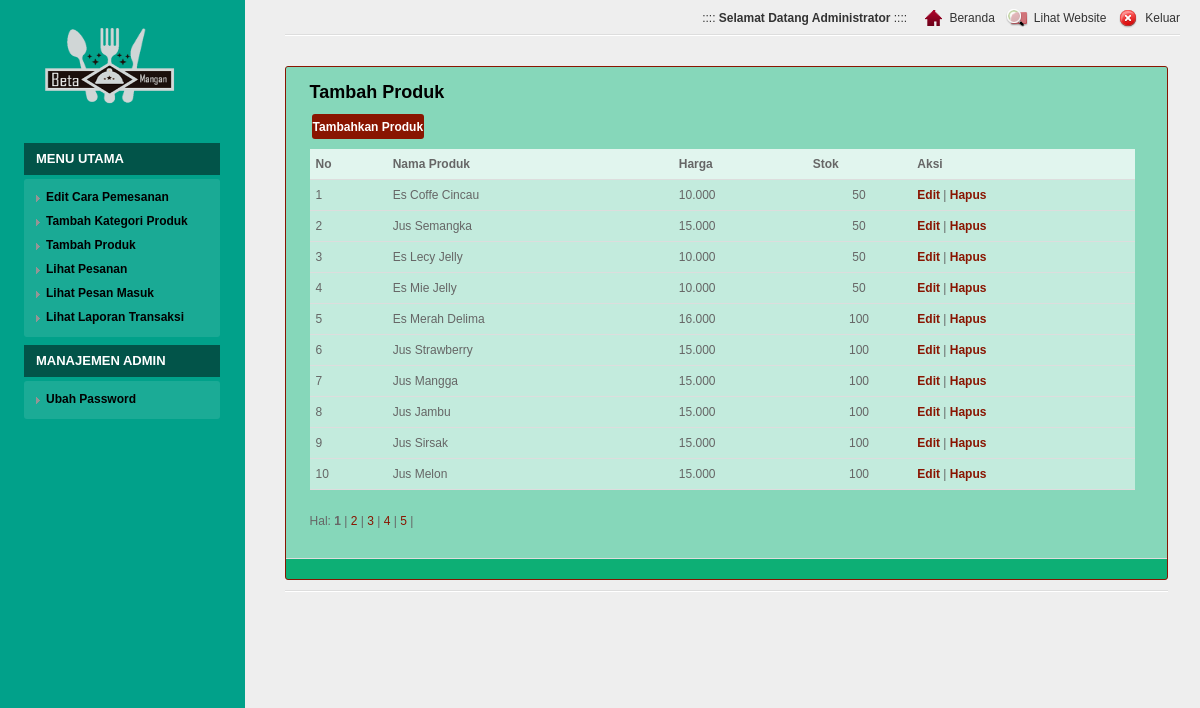
/login/media.php?module=produk (signed in), run on the app's committed database.
### tables this page shows
CREATE TABLE IF NOT EXISTS `produk` (
  `id_produk` int(5) NOT NULL AUTO_INCREMENT,
  `id_kategori` int(5) NOT NULL,
  `nama_produk` varchar(100) NOT NULL,
  `produk_seo` varchar(100) NOT NULL,
  `deskripsi` text NOT NULL,
  `harga` int(20) NOT NULL,
  `stok` int(5) NOT NULL,
  `gambar` varchar(100) NOT NULL,
  PRIMARY KEY (`id_produk`)
);

### config/fungsi_rupiah.php (called while the page is built)
<?php
function format_rupiah($angka){
  $rupiah=number_format($angka,0,',','.');
  return $rupiah;
}
?>

### login/modul/mod_produk/produk.php (the view, shortened to what this page needs)
<?php
 if (empty($_SESSION['username']) AND empty($_SESSION['passuser'])){
  echo "<link href='style.css' rel='stylesheet' type='text/css'>
 <center>Untuk mengakses modul, Anda harus login <br>";
  echo "<a href=../../index.php><b>LOGIN</b></a></center>";
}
else{
$aksi="modul/mod_produk/aksi_produk.php";
switch($_GET[act]){
  default:
    echo "<h2>Tambah Produk</h2>
          <input type=button class='tombol' value='Tambahkan Produk' onclick=\"window.location.href='?module=produk&act=tambahproduk';\">
          <table>
          <tr><th>No</th><th>Nama Produk</th><th>Harga</th><th>Stok</th><th>Aksi</th></tr>";
    $p      = new Paging;
    $batas  = 10;
    $posisi = $p->cariPosisi($batas);
    $tampil = mysql_query("SELECT * FROM produk ORDER BY id_produk DESC LIMIT $posisi,$batas");
    $no = $posisi+1;
    while($r=mysql_fetch_array($tampil)){
      $harga=format_rupiah($r[harga]);
      echo "<tr><td>$no</td>
                <td>$r[nama_produk]</td>
                <td>$harga</td>
                <td align=center>$r[stok]</td>
		            <td><a href=?module=produk&act=editproduk&id=$r[id_produk]><b>Edit</b></a> |
		                <a href=$aksi?module=produk&act=hapus&id=$r[id_produk]><b>Hapus</a></b></td>
		        </tr>";
      $no++;
    }
    echo "</table>";
    $jmldata = mysql_num_rows(mysql_query("SELECT * FROM produk"));
    $jmlhalaman  = $p->jumlahHalaman($jmldata, $batas);
    $linkHalaman = $p->navHalaman($_GET[halaman], $jmlhalaman);
    echo "<div id=paging>Hal: $linkHalaman</div><br>";
    break;
}
}
?>

### login/css/screen.css (style rules this page uses)
html { background: url('../images/main.gif') top left #EEEEEE; }
body { background: url('../images/login.gif') top left repeat-y; min-width: 1000px; min-height: 900px; text-align: left; margin: 0px; font-family: arial; font-size: 12px; color: #666666; }
a { color:#891501; text-decoration: none; }
h2 { color: #000; font-size: 18px; font-weight: bold; padding-top: 10px; margin-bottom: 10px; }
.page table { width: 100%; margin: 0px; margin-bottom: 20px; }
.page th { background: url('../images/header.gif') top left repeat-x #FFFFFF; border-bottom: 1px solid #DDDDDD; text-align: left; line-height: 22px; padding: 4px 6px 4px 6px; color: #333333; white-space: nowrap; }
.page td { background: url('../images/bck_white_50.png') top left; border-bottom: 1px solid #DDDDDD; line-height: 22px; padding: 4px 6px 4px 6px; }
.page tbody th { background: url('../images/bck_white_75.png') top left; font-weight: bold; white-space: nowrap; color: #666666; }
.tombol { border:0; background:#891501; color:#FFF; -webkit-border-radius:3px; -moz-border-radius:3px; margin:1px 0 10px 2px; padding:1px; cursor:pointer; font-weight:bold; font-size: 12px; height: 25px; }

### data on the page
produk: nama_produk "Es Coffe Cincau", harga "10.000", stok "50"
produk: nama_produk "Jus Semangka", harga "15.000", stok "50"
produk: nama_produk "Es Lecy Jelly", harga "10.000", stok "50"
produk: nama_produk "Es Mie Jelly", harga "10.000", stok "50"
produk: nama_produk "Es Merah Delima", harga "16.000", stok "100"
produk: nama_produk "Jus Strawberry", harga "15.000", stok "100"
produk: nama_produk "Jus Mangga", harga "15.000", stok "100"
produk: nama_produk "Jus Jambu", harga "15.000", stok "100"
produk: nama_produk "Jus Sirsak", harga "15.000", stok "100"
produk: nama_produk "Jus Melon", harga "15.000", stok "100"

### other printed values
$_SESSION[namalengkap] "Administrator"
